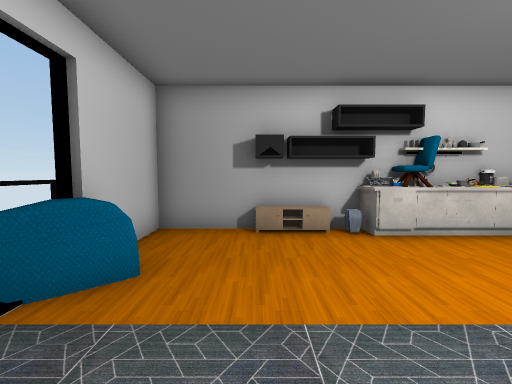
View 1 (above)

12 first-person views from a walk through a scene from a Unity 3-D project. The camera is 1.4 m above the floor, tilts 4° down and sees 90° across. The floor is counted in squares, 1 m on a side. Each view is taken from the middle of a square. On the plan, view 1 faces up. The plan holds only what a view shows up to about 13 squares ahead; the rest is blank. The player is left out. Some animated figures are left out. Some surface patterns are stand-ins.

View 2
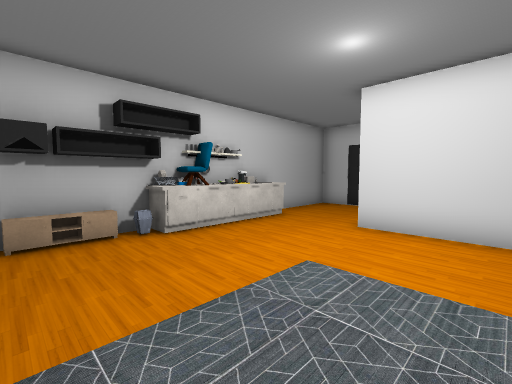

View 3
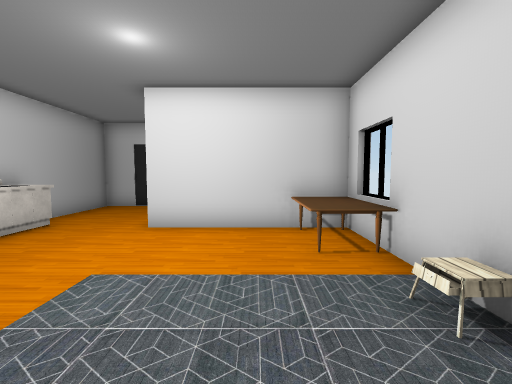

View 4
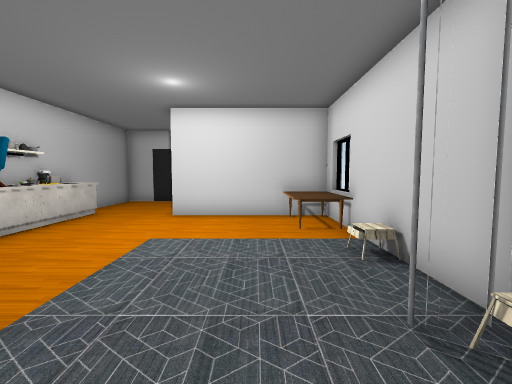

View 5
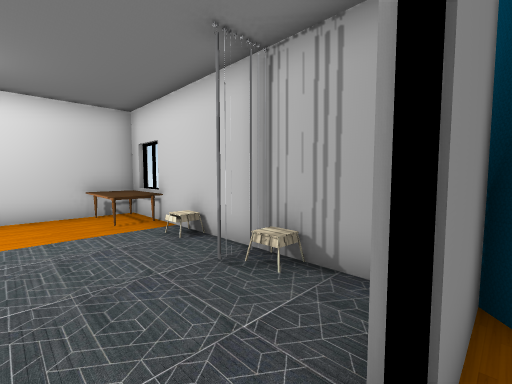

View 6
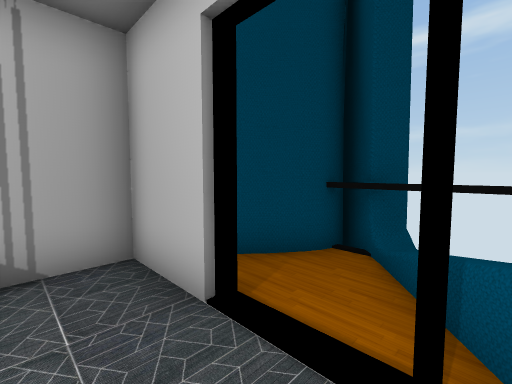

View 7
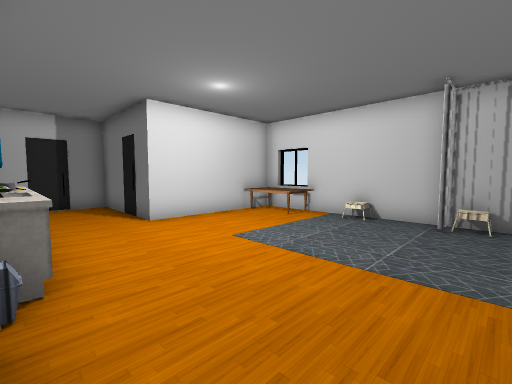

View 8
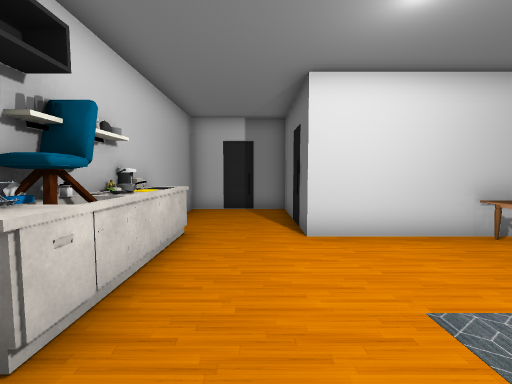

View 9
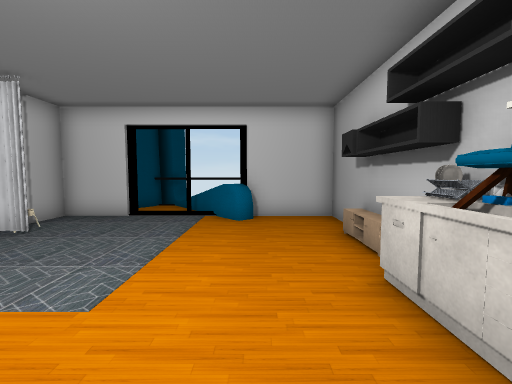

View 10
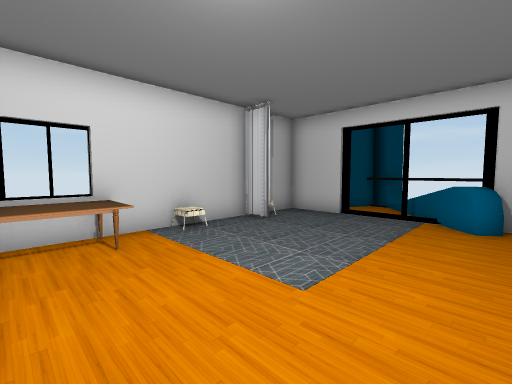

View 11
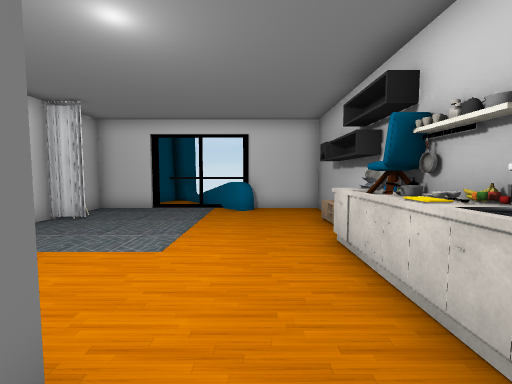

View 12
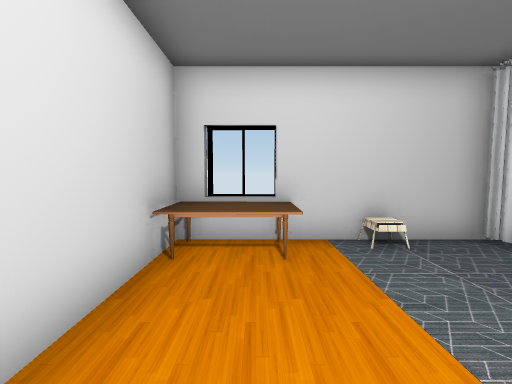

### Floor plan
Points are (right, up) in squares from view 1. A wall is a line through its corners. A room is listed if a view was taken in it or the views show most of it. See-through windows are left out.
Room 1 (views 1, 2, 3, 4, 5, 6, 7, 8, 9, 10, 11, 12)
walls: (-1.8, 3.3) (-4.1, 1.5); (-1.8, 3.4) (-2.2, 3) (-4, 1.9); (-2.5, -0.2) (-2.5, -2.4) (6.7, -2.4) (6.7, 2.9) (11.2, 2.9) (11.2, 6.5) (-2.5, 6.5) (-2.5, 3.5); (-3.2, -2.2) (-2.7, -2.8); (-3.2, -2.6) (-2.8, -3) (-2.8, -0.2); (-5.4, 3.4) (-5.4, -0.4) (-4.9, -0.7); (-5.4, -0.5) (-4.5, -1.1); (-5.6, 0.3) (-6.3, -0.6); (-5.6, 0.3) (-5.9, 0); (-5.8, -0.4) (-5, -0.6) (-3.9, -1.5)
low walls: (1.6, 6.1) (-0.1, 6.1); (-2, 4) (-1.7, 3.5); (-2.1, 3.8) (-1.8, 3.4); (-3.2, 2.1) (-4.2, 1.5); (-4.5, 1.2) (-5, 0.7); (-4.5, 1.1) (-5.2, 0.7)
objects: curtain (0, -2); bin (2, 6); chair (3, 6) to (4, 6); table (4, -2) to (6, -1); other object (5, 6); other object (6, 6); other object (7, 6)

Where each view was taken, in squares from view 1:
view 1: 0 up, 0 right, facing up
view 2: 0 up, 0 right, facing up-right
view 3: 0 up, 0 right, facing right
view 4: 0 up, 2 left, facing right
view 5: 1 up, 3 left, facing down-right
view 6: 2 up, 1 left, facing down-left
view 7: 6 up, 1 left, facing down-right
view 8: 4 up, 1 right, facing right
view 9: 4 up, 6 right, facing left
view 10: 4 up, 6 right, facing down-left
view 11: 4 up, 8 right, facing left
view 12: 3 up, 5 right, facing down
